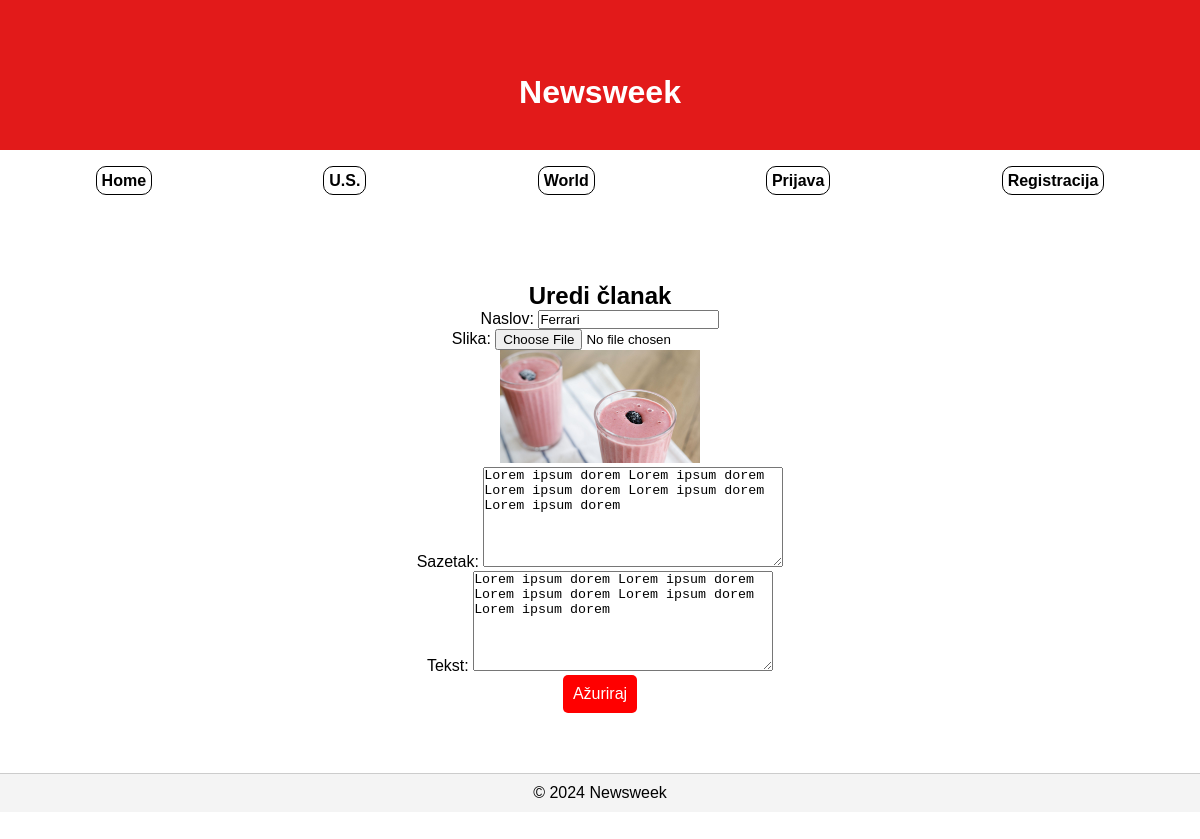
Screenshot of /skripta.php?id=37 with the database file from the repository.
### tables this page shows
CREATE TABLE `vijesti` (
  `id` int NOT NULL,
  `datum` varchar(32) NOT NULL,
  `naslov` varchar(64) NOT NULL,
  `sazetak` text NOT NULL,
  `tekst` text NOT NULL,
  `slika` varchar(64) NOT NULL,
  `kategorija` varchar(64) NOT NULL,
  `arhiva` int NOT NULL
);

### skripta.php (the view, shortened to what this page needs)
<?php
include 'connect.php';
if (isset($_GET['id'])) {
    $article_id = intval($_GET['id']);
} else {
    echo '<script>alert("Post nema id")</script>';
    die();
}
$sql = "SELECT kategorija, naslov, datum, slika, sazetak, tekst FROM vijesti WHERE id = $article_id";
$result = $dbc->query($sql);
if ($result->num_rows > 0) {
    $row = $result->fetch_assoc();
} else {
    echo '<script>alert("Nema rezultata")</script>';
    die();
}
?>
<!DOCTYPE html>
<html lang="en">
<head>
    <link rel="stylesheet" href="style.css">
</head>
<body>
<header>
<div class="korisnik">
</div>
<div class="header-naslov">
    <h1>Newsweek</h1>
</div>
</header>
<nav>
<ul>
    <li><a href="index.php">Home</a></li>
    <li><a href="kategorija.php?id=us">U.S.</a></li>
    <li><a href="kategorija.php?id=world">World</a></li>
    <?php if (isset($_SESSION['korisnicko_ime'])): ?>
        <li><a onclick="checkRazina()">Administracija</a></li>
    <?php else: ?>
        <li><a href="prijava.php">Prijava</a></li>
        <li><a href="registracija.php">Registracija</a></li>
    <?php endif; ?>
</ul>
</nav>
    <main>
        <section role="main">
            <div class="row">
                <div class="sredina">
                <h2 class="title">Uredi članak</h2>
                <form  method="post" enctype="multipart/form-data">
                    <label for="naslov">Naslov:</label>
                    <input type="text" id="naslov" name="naslov" value="<?php echo htmlspecialchars($row['naslov']); ?>" required>
                    <br>
                    <label for="slika">Slika:</label>
                    <input type="file" id="slika" name="slika">
                    <br>
                    <?php if (!empty($row['slika'])): ?>
                        <img src="<?php echo htmlspecialchars($row['slika']); ?>" alt="Current Image" style="max-width: 200px;">
                    <?php endif; ?>
                    <br>
                    <label for="sazetak">Sazetak:</label>
                    <textarea id="sazetak" name="sazetak" required><?php echo htmlspecialchars($row['sazetak']); ?></textarea>
                    <br>
                    <label for="tekst">Tekst:</label>
                    <textarea id="tekst" name="tekst" required><?php echo htmlspecialchars($row['tekst']); ?></textarea>
                    <br>
                    <input type="submit" value="Ažuriraj">
                </form>
            </div>
            </div>
        </section>
    </main>
    <footer>
        <p>&copy; 2024 Newsweek</p>
    </footer>
</body>
</html>

### style.css (style rules this page uses)
* { margin: 0; padding: 0; box-sizing: border-box; }
body { font-family: Arial, sans-serif; height: 1000px; }
header { width: 100%; height: 150px; background-color: #e21a1a; color: white; padding: 30px; }
.header-naslov { text-align: center; width: 100%; height: 40px; }
.korisnik { width: 49%; height: 40px; display: inline-block; text-align: center; }
nav ul { margin-top: 12px; margin-bottom: 12px; padding: 10px; list-style: none; display: flex; justify-content: space-around; }
nav ul li a { color: black; text-decoration:none; font-weight: bold; padding: 5px; border: 1px solid black; border-radius: 10px; }
main { padding: 20px; }
footer { padding: 10px; background: #f4f4f4; border-top: 1px solid #ccc; margin-top: 20px; text-align: center; }
.sredina { text-align: center; margin-top: 30px; padding: 20px; }
.sredina input[type="submit"] { padding: 10px; background-color: red; color: white; border: none; border-radius: 5px; cursor: pointer; font-size: 16px; }
.sredina textarea { height: 100px; width: 300px; }
.title { text-align: center; }

### rows the page displays
vijesti: naslov "Ferrari", slika (picture), sazetak "Lorem ipsum dorem Lorem ipsum dorem Lorem ipsum dorem Lorem ipsum dorem Lorem ipsum dorem", tekst "Lorem ipsum dorem Lorem ipsum dorem Lorem ipsum dorem Lorem ipsum dorem Lorem ipsum dorem"
